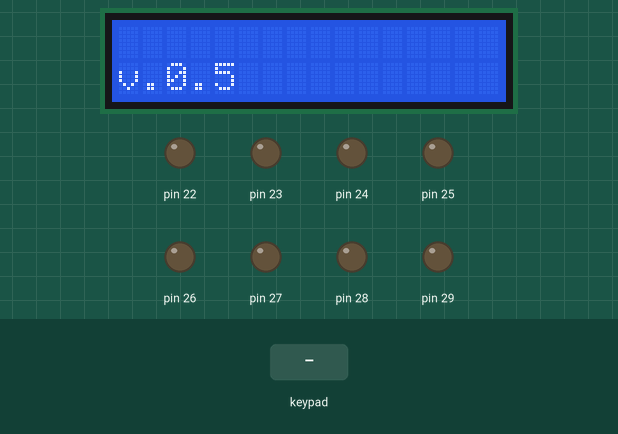
Recording of a program running on a simulated Arduino Mega 2560, built with avr-gcc and run on an emulated ATmega2560. Shown: 16×2 character LCD, output pins drawn as LEDs (lit = HIGH). The inputs (shaded band) are chosen by the test bench. Pins used as bus, display or sensor lines are not drawn; what the program prints to the serial monitor is not drawn.

Above: at 5.2 s.
5.3 s: keypad keys 3 3 3 5 3 7 3 9 # pressed 0.4 s apart
At 9.0 s:
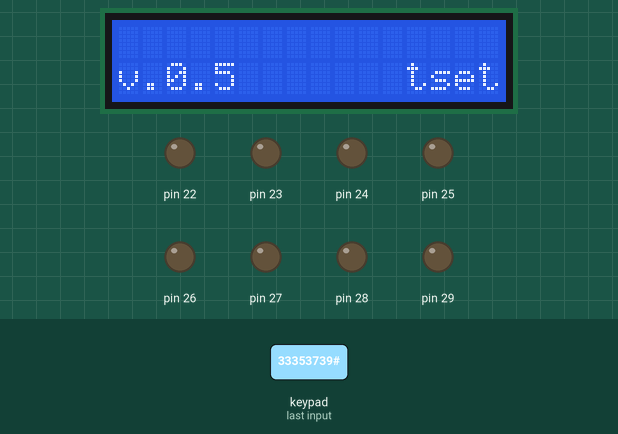
10.4 s: keypad keys 3 3 3 5 3 7 3 9 A pressed 0.4 s apart
At 14.9 s:
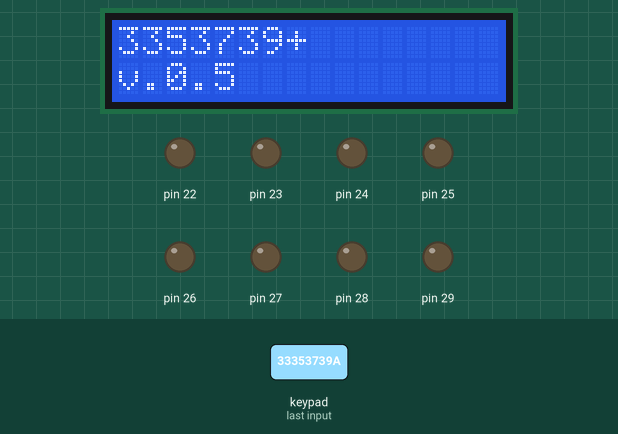
15.5 s: key 'A' pressed
At 16.5 s:
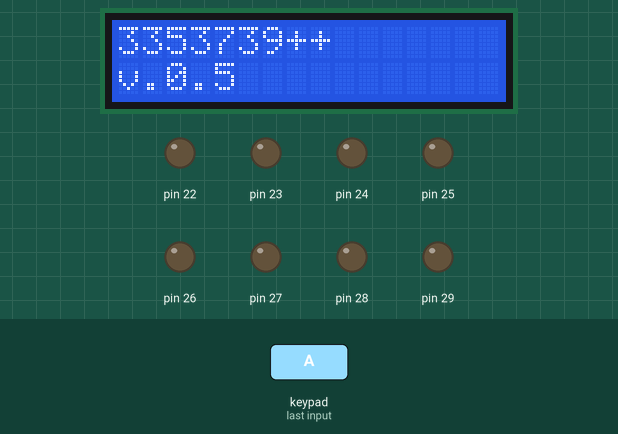
17.0 s: key 'C' pressed
At 17.5 s:
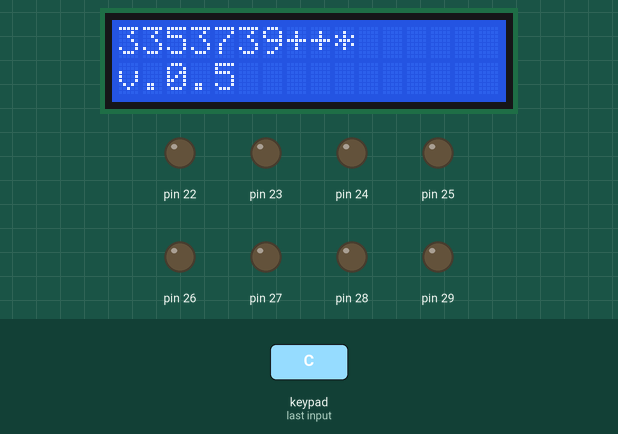
18.5 s: key 'D' pressed
20.0 s: key 'A' pressed
At 21.2 s:
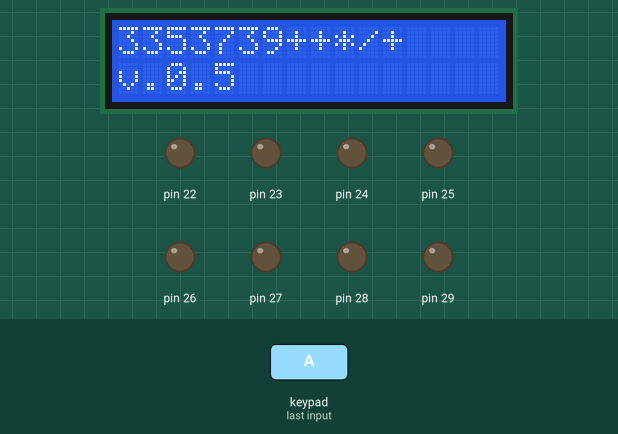
Timing chart, 0 to 22.5 s (numbered marks = the images above; inputs shaded):
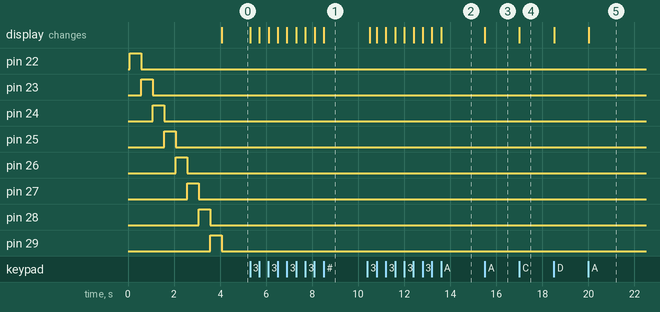

The program:

main.cpp
```cpp
#include <globals.h>
/*
  TODO:
        Figure out how to do basic addition and subtraction
        Figure out how to display numbers on the binary system
*/

//==========================SET-UP && Initializing board values==========================//
const int digit[8] = {22, 23, 24, 25, 26, 27, 28, 29};
const int rs = 3, en = 4, d4 = 10 , d5 = 11, d6 = 12, d7 = 13;
const int contrastPin = 2; //adjusts the contrast of the Liquid Crystal Display w/o a potentiometer
unsigned int exprIndex = 0;
char problem[50];

char keys[4][4] = {
  {'1', '2', '3', 'A'},
  {'4', '5', '6', 'B'},
  {'7', '8', '9', 'C'},
  {'*', '0', '#', 'D'}
};
byte pin_row[4] = {33, 35, 37, 39};
byte pin_col[4] = {41, 43, 45, 47};

LiquidCrystal lcd(rs, en, d4, d5, d6, d7);
Keypad keypad(makeKeymap(keys), pin_row, pin_col, 4, 4);


void setup() {
  analogWrite(contrastPin, 250);
  //Serial.begin(9600);
  for(int i : digit)
    pinMode(i, OUTPUT);
  lcd.begin(16, 2);
  lcd.setCursor(0, 0); lcd.print("Binary Calculator");
  lcd.setCursor(0, 1); lcd.print("Avin Abeysinghe");

  for(int i : digit){
    digitalWrite(i, HIGH);
    delay(500);
    digitalWrite(i, LOW);
  }

  lcd.clear();
  Serial.begin(9600);
}

//==========================Loop Code==========================//

void loop() {

  char getKey = keypad.getKey();
  for(int i = 0; i <= 9; i++){

    if(getKey == ('0' + i)){
      lcd.setCursor(exprIndex, 0);
      lcd.print(i);
      problem[exprIndex] = ('0' + i);
      delay(250);
      exprIndex++;
    }
  }

  /*Calculating & Entering Numbers*/
  switch(getKey){
    case '#': // Default Enter
      displaySolution(keypad);
      resetProblemArray();
      break;
    case 'A': // Addition
      insertOp('+');
      break;
    case 'B': // Subtract
      insertOp('-');
      break;
    case 'C': // Multiply
      insertOp('*');
      break;
    case 'D': // Divide
      insertOp('/');
      break;
    case '*':
      removeChar();
      break;
  }
  lcd.setCursor(0, 1);
  lcd.print("v.0.5");
}
```

globals.h
```cpp
#ifndef GLOBALS_H
#define GLOBALS_H

#include <Arduino.h>
#include <LiquidCrystal.h>
#include <Keypad.h>

extern const int rs, en, d4, d5, d6, d7;
extern const int contrastPin;
extern unsigned int exprIndex;

extern char keys[4][4];
extern char problem[50];
extern byte pin_row[4];
extern byte pin_col[4];
extern const int digit[8];

extern LiquidCrystal lcd;
extern Keypad keypad;

extern void insertOp(char x);
extern void resetProblemArray();
extern void displaySolution(Keypad& key);
extern void removeChar();

#endif //GLOBALS_H
```

operator.h
```cpp
#ifndef OPERATOR_H
#define OPERATOR_H

#include <globals.h>
#include <math.h>

extern void operatorLoader();

#endif //OPERATOR_H
```

convertor.cpp
```cpp
#include <globals.h>
#include <operator.h>

void insertOp(char x){
  lcd.setCursor(exprIndex, 0);
  lcd.print(x);
  problem[exprIndex] = x;
  exprIndex++;
}

void printProblem(){ //debugger
    for(char i : problem)
        Serial.print(i);
    Serial.println((int)sizeof(problem)); //checks if the array is always sized 50.
}

void resetProblemArray(){
    printProblem();
    for(char i : problem){
        if(i == '\0')
            break;
        i = '\0';
    }
    Serial.println("\nProblem has been resetted");
    printProblem();
    exprIndex = 0;
    lcd.clear();
}

void removeChar(){
    if(exprIndex == 0){return;} //preventing it from going beyond board limit.

    exprIndex--;
    lcd.setCursor(exprIndex, 0);
    lcd.print(' ');
    problem[exprIndex] = '\0';
}

void displaySolution(Keypad& key){
    lcd.setCursor(0, 0);
    for(int i = 0; i < 16; i++)
        lcd.print(' ');
    lcd.setCursor(15, 1);
    lcd.rightToLeft();
    lcd.print("test");
    while(keypad.getKey() == NO_KEY){delay(50);}
    lcd.leftToRight();
}
```

operators.cpp
```cpp
#include <operator.h>
/*
    Note: These operations are built for the idea that the numbers aren't negative.
    TODO: make it work with pemdas
*/

int numset[2];
//int number[7];

int number = 0;
//int exprIndex = 0;
int numsetIndex = 0;
char operatorVal;

bool containsOperator(char& x){ //checks the closest operator (it's seperated to follow the order of operations)
    if(x == '*' || x =='/'){
        operatorVal = x;
        return true;
    }
    if(x == '+' || x == '-'){
        operatorVal = x;
        return true;
    }
    return false;
}

int preNullIndex(){ //finds the index of the first known null char
    for(int i = 0; i < (int)sizeof(problem); i++){
        if(problem[i] == '\0'){return i;}
    }
    return -1;
}
int operatorIndex(){ //check the index of any operator
    for(int i = 0; i < (int)sizeof(problem); i++){
        if(containsOperator(problem[i])){return i;}
    }
    return -1;
}

/*
* Create an entire number
*/

// void createNumber(){
//     for(int digit : number){
//         numset[numsetIndex] = numset[numsetIndex] * 10 + digit;
//     }
//     ++numsetIndex;
// }

/*main expression*/
void checkExpression(){ //calculates the given expression
    if(containsOperator(problem[0])){ //make sure there is no operator at the beginning
        lcd.setCursor(0,0);
        lcd.print("INVALID EXPR");
    }
    // for(int i = exprIndex; i < preNullIndex(); ++i){
    //     for(int j = i; j < operatorIndex(); ++j){
    //         number[j] = problem[j] - '0';
    //     }
    //     //createNumber(); //creates a new number
    //     exprIndex = operatorIndex() + 1;
    // }
    for(int i = 0; i < preNullIndex(); ++i) { //will keep going until it reaches a nullchar
    if (problem[i] == '*' || problem[i] == '/') { //shifts until it finds a m || d operator
        int left = 0, right = 0, l = i-1, r = i+1;

        /*identifies the values that are left or right from the operator */
        // Find left operand
        while (l >= 0 && problem[l] >= '0' && problem[l] <= '9') l--;
        for (int j = l+1; j < i; ++j) left = left * 10 + (problem[j] - '0');
        // Find right operand
        while (r < preNullIndex() && problem[r] >= '0' && problem[r] <= '9') r++;
        for (int j = i+1; j < r; ++j) right = right * 10 + (problem[j] - '0');

        // Calculate result
        int nums = (problem[i] == '*') ? (left * right) : (left / right);

        i = l;
    }
    }
}
```

Measured:
- after the input at 5.3 s, the display: first changes at once (image 1 shows a later state)
- after the input at 10.4 s, the display: first changes after 0.10 s (image 2 shows a later state)
- after the input at 15.5 s, the display: changes at once (image 3)
- after the input at 17.0 s, the display: changes at once (image 4)
- after the input at 20.0 s, the display: changes at once (image 5)
